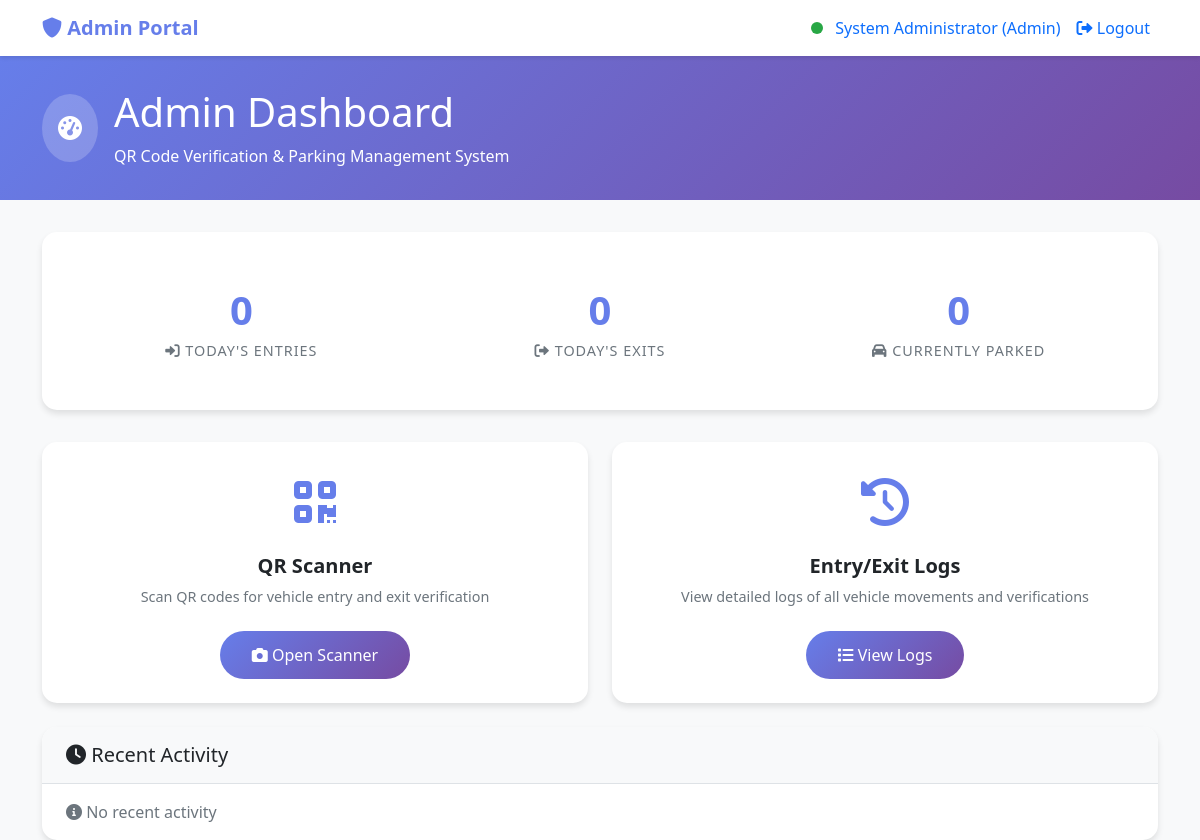
Page /admin/dashboard (signed in) on the earlier database version.
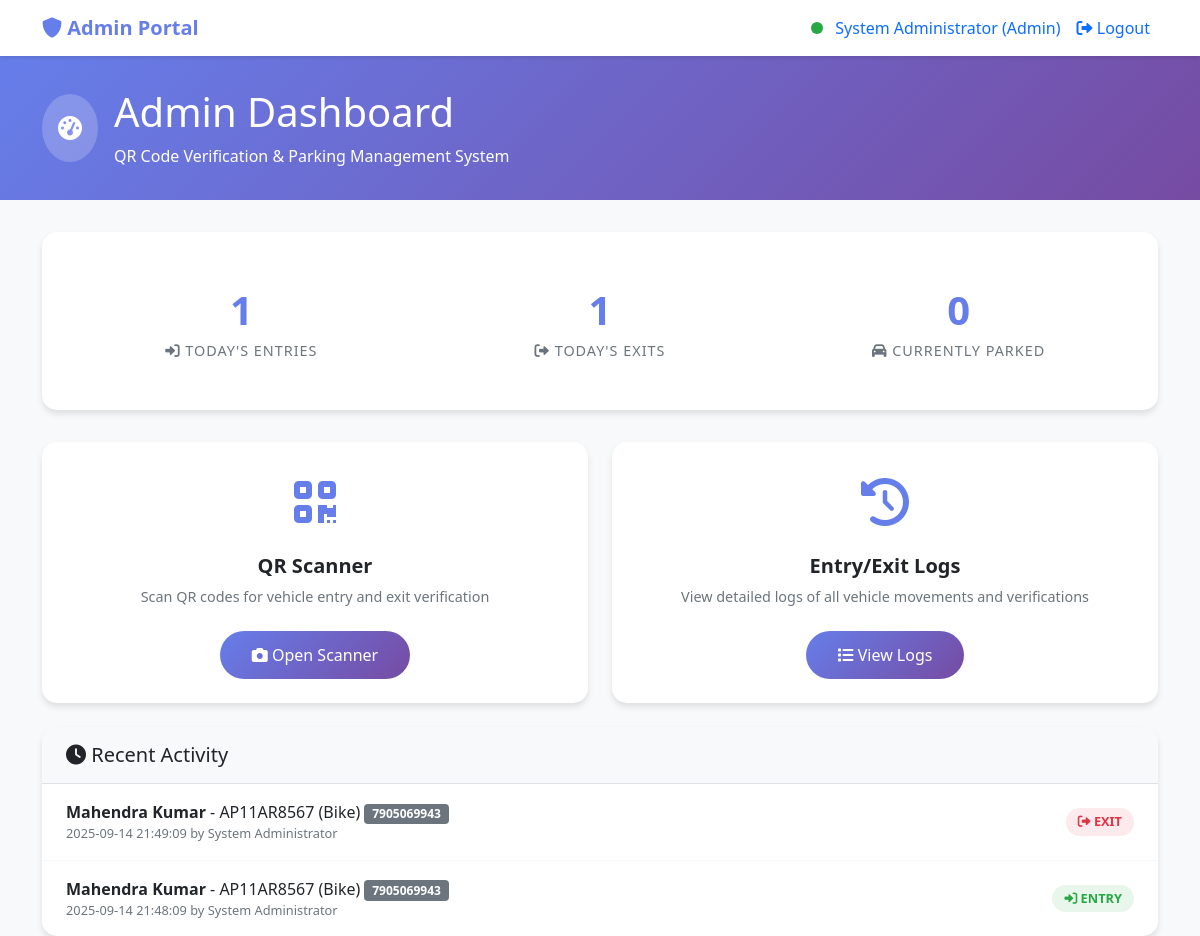
Same page on the later database version.
### tables this page shows
CREATE TABLE admins (
                id INTEGER PRIMARY KEY AUTOINCREMENT,
                admin_id TEXT UNIQUE NOT NULL,
                username TEXT UNIQUE NOT NULL,
                password TEXT NOT NULL,
                name TEXT NOT NULL,
                role TEXT DEFAULT 'security',
                created_at TIMESTAMP DEFAULT CURRENT_TIMESTAMP
            );

CREATE TABLE entry_exit_logs (
                id INTEGER PRIMARY KEY AUTOINCREMENT,
                booking_id TEXT NOT NULL,
                action_type TEXT NOT NULL,  -- 'entry' or 'exit'
                timestamp TIMESTAMP DEFAULT CURRENT_TIMESTAMP,
                verified_by TEXT,  -- admin who verified
                spot_number TEXT,
                status TEXT DEFAULT 'verified',
                FOREIGN KEY (booking_id) REFERENCES bookings (booking_id),
                FOREIGN KEY (verified_by) REFERENCES admins (admin_id)
            );

CREATE TABLE users (
                id INTEGER PRIMARY KEY AUTOINCREMENT,
                user_id TEXT UNIQUE NOT NULL,
                name TEXT NOT NULL,
                mobile TEXT NOT NULL,
                address TEXT NOT NULL,
                department TEXT NOT NULL,
                university_id TEXT NOT NULL,
                email TEXT NOT NULL,
                created_at TIMESTAMP DEFAULT CURRENT_TIMESTAMP
            );

CREATE TABLE bookings (
                id INTEGER PRIMARY KEY AUTOINCREMENT,
                booking_id TEXT UNIQUE NOT NULL,
                user_id TEXT NOT NULL,
                vehicle_number TEXT NOT NULL,
                vehicle_type TEXT NOT NULL,
                entry_time TIMESTAMP NOT NULL,
                exit_time TIMESTAMP NOT NULL,
                actual_entry_time TIMESTAMP,
                actual_exit_time TIMESTAMP,
                amount DECIMAL(10,2) NOT NULL,
                status TEXT DEFAULT 'booked',
                qr_code TEXT,
                created_at TIMESTAMP DEFAULT CURRENT_TIMESTAMP,
                FOREIGN KEY (user_id) REFERENCES users (user_id)
            );

### app/app.py (the view)
@app.route('/admin/dashboard')
def admin_dashboard():
    if not session.get('is_admin'):
        return redirect(url_for('admin_login'))
    recent_logs = db.get_entry_exit_logs(limit=50)
    from datetime import datetime, timedelta
    today = datetime.now().date()
    entry_count = sum(1 for log in recent_logs if log['action_type'] == 'entry' and
                     datetime.fromisoformat(log['timestamp']).date() == today)
    exit_count = sum(1 for log in recent_logs if log['action_type'] == 'exit' and
                    datetime.fromisoformat(log['timestamp']).date() == today)
    return render_template('admin_dashboard.html',
                         admin_name=session['admin_name'],
                         admin_role=session['admin_role'],
                         recent_logs=recent_logs,
                         entry_count=entry_count,
                         exit_count=exit_count)

### app/database.py (called while the page is built)
    def get_connection(self):
        return sqlite3.connect(self.db_path)

### app/templates/admin_dashboard.html (shortened to what this page needs)
<!DOCTYPE html>
<html lang="en">
<head>
    <link href="https://cdn.jsdelivr.net/npm/bootstrap@5.1.3/dist/css/bootstrap.min.css" rel="stylesheet">
    <link href="https://cdnjs.cloudflare.com/ajax/libs/font-awesome/6.0.0/css/all.min.css" rel="stylesheet">
</head>
<body>
    <nav class="navbar navbar-expand-lg navbar-custom">
        <div class="container">
            <span class="navbar-brand">
                <i class="fas fa-shield-alt"></i> Admin Portal
            </span>
            <div class="navbar-nav ms-auto">
                <span class="nav-item nav-link">
                    <span class="status-indicator status-online"></span>
                    {{ admin_name }} ({{ admin_role|title }})
                </span>
                <a class="nav-link" href="{{ url_for('admin_logout') }}">
                    <i class="fas fa-sign-out-alt"></i> Logout
                </a>
            </div>
        </div>
    </nav>
    <div class="admin-header">
        <div class="container">
            <div class="admin-title">
                <div class="admin-icon">
                    <i class="fas fa-tachometer-alt"></i>
                </div>
                <div>
                    <h1>Admin Dashboard</h1>
                    <p class="mb-0">QR Code Verification & Parking Management System</p>
                </div>
            </div>
        </div>
    </div>
    <div class="container">
        <div class="stats-card">
            <div class="row">
                <div class="col-md-4">
                    <div class="stat-item">
                        <span class="stat-number">{{ entry_count }}</span>
                        <div class="stat-label">
                            <i class="fas fa-sign-in-alt"></i> Today's Entries
                        </div>
                    </div>
                </div>
                <div class="col-md-4">
                    <div class="stat-item">
                        <span class="stat-number">{{ exit_count }}</span>
                        <div class="stat-label">
                            <i class="fas fa-sign-out-alt"></i> Today's Exits
                        </div>
                    </div>
                </div>
                <div class="col-md-4">
                    <div class="stat-item">
                        <span class="stat-number">{{ entry_count - exit_count }}</span>
                        <div class="stat-label">
                            <i class="fas fa-car"></i> Currently Parked
                        </div>
                    </div>
                </div>
            </div>
        </div>
        <div class="row">
            <div class="col-md-6">
                <div class="action-card">
                    <div class="action-icon">
                        <i class="fas fa-qrcode"></i>
                    </div>
                    <h5 class="action-title">QR Scanner</h5>
                    <p class="action-description">
                        Scan QR codes for vehicle entry and exit verification
                    </p>
                    <a href="{{ url_for('admin_scanner') }}" class="btn btn-action">
                        <i class="fas fa-camera"></i> Open Scanner
                    </a>
                </div>
            </div>
            <div class="col-md-6">
                <div class="action-card">
                    <div class="action-icon">
                        <i class="fas fa-history"></i>
                    </div>
                    <h5 class="action-title">Entry/Exit Logs</h5>
                    <p class="action-description">
                        View detailed logs of all vehicle movements and verifications
                    </p>
                    <a href="{{ url_for('admin_logs') }}" class="btn btn-action">
                        <i class="fas fa-list"></i> View Logs
                    </a>
                </div>
            </div>
        </div>
        <div class="recent-logs">
            <div class="log-header">
                <h5 class="mb-0">
                    <i class="fas fa-clock"></i> Recent Activity
                </h5>
            </div>
            <div id="recentLogs">
                {% if recent_logs %}
                    {% for log in recent_logs[:10] %}
                    <div class="log-item">
                        <div class="log-info">
                            <div>
                                <strong>{{ log.user_name }}</strong> - {{ log.vehicle_number }} ({{ log.vehicle_type|title }})
                                {% if log.spot_number %}
                                <span class="badge bg-secondary">{{ log.spot_number }}</span>
                                {% endif %}
                            </div>
                            <div class="log-time">
                                {{ log.timestamp }} by {{ log.admin_name }}
                            </div>
                        </div>
                        <div>
                            <span class="log-action {{ log.action_type }}">
                                {% if log.action_type == 'entry' %}
                                <i class="fas fa-sign-in-alt"></i> Entry
                                {% else %}
                                <i class="fas fa-sign-out-alt"></i> Exit
                                {% endif %}
                            </span>
                        </div>
                    </div>
                    {% endfor %}
                {% else %}
                <div class="log-item">
                    <div class="text-muted text-center">
                        <i class="fas fa-info-circle"></i> No recent activity
                    </div>
                </div>
                {% endif %}
            </div>
        </div>
    </div>
</body>
</html>

### app/templates/admin_dashboard.html (style rules this page uses)
body { background: #f8f9fa; font-family: 'Segoe UI', Tahoma, Geneva, Verdana, sans-serif; }
.admin-header { background: linear-gradient(135deg, #667eea 0%, #764ba2 100%); color: white; padding: 2rem 0; margin-bottom: 2rem; }
.admin-title { display: flex; align-items: center; gap: 1rem; }
.admin-icon { background: rgba(255, 255, 255, 0.2); padding: 1rem; border-radius: 50%; font-size: 1.5rem; }
.stats-card { background: white; border-radius: 15px; padding: 2rem; box-shadow: 0 4px 6px rgba(0, 0, 0, 0.1); margin-bottom: 2rem; transition: transform 0.3s ease; }
.stat-item { text-align: center; padding: 1rem; }
.stat-number { font-size: 2.5rem; font-weight: bold; color: #667eea; display: block; }
.stat-label { color: #6c757d; font-size: 0.9rem; text-transform: uppercase; letter-spacing: 1px; }
.action-card { background: white; border-radius: 15px; padding: 1.5rem; box-shadow: 0 4px 6px rgba(0, 0, 0, 0.1); margin-bottom: 1.5rem; text-align: center; transition: all 0.3s ease; }
.action-icon { font-size: 3rem; margin-bottom: 1rem; color: #667eea; }
.action-title { font-weight: bold; margin-bottom: 0.5rem; }
.action-description { color: #6c757d; font-size: 0.9rem; margin-bottom: 1.5rem; }
.btn-action { background: linear-gradient(135deg, #667eea 0%, #764ba2 100%); border: none; color: white; padding: 0.75rem 2rem; border-radius: 25px; font-weight: 500; transition: all 0.3s ease; }
.recent-logs { background: white; border-radius: 15px; box-shadow: 0 4px 6px rgba(0, 0, 0, 0.1); }
.log-header { background: #f8f9fa; padding: 1rem 1.5rem; border-radius: 15px 15px 0 0; border-bottom: 1px solid #dee2e6; }
.log-item { padding: 1rem 1.5rem; border-bottom: 1px solid #f8f9fa; display: flex; align-items: center; justify-content: space-between; }
.log-item:last-child { border-bottom: none; }
.log-info { flex: 1; }
.log-action { display: inline-block; padding: 0.25rem 0.75rem; border-radius: 20px; font-size: 0.8rem; font-weight: bold; text-transform: uppercase; }
.log-action.entry { background: rgba(40, 167, 69, 0.1); color: #28a745; }
.log-action.exit { background: rgba(220, 53, 69, 0.1); color: #dc3545; }
.log-time { color: #6c757d; font-size: 0.8rem; }
.navbar-custom { background: white; box-shadow: 0 2px 4px rgba(0, 0, 0, 0.1); margin-bottom: 0; }
.navbar-brand { font-weight: bold; color: #667eea !important; }
.status-indicator { width: 12px; height: 12px; border-radius: 50%; display: inline-block; margin-right: 8px; }
.status-online { background: #28a745; animation: pulse 2s infinite; }

Differences in the rows shown:
now on this page (row unchanged): admins: name "System Administrator"
added entry_exit_logs: user_name "Mahendra Kumar", vehicle_number "AP11AR8567", vehicle_type "Bike", spot_number "7905069943", timestamp "2025-09-14 21:49:09", admin_name "System Administrator", action_type "exit" (drawn)
added entry_exit_logs: user_name "Mahendra Kumar", vehicle_number "AP11AR8567", vehicle_type "Bike", spot_number "7905069943", timestamp "2025-09-14 21:48:09", admin_name "System Administrator", action_type "entry" (drawn)
Other differences:
{{ entry_count }}: "0" → "1"
{{ exit_count }}: "0" → "1"
{{ admin_name }}: "System Administrator" → (not shown)
text no longer shown: "No recent activity"
